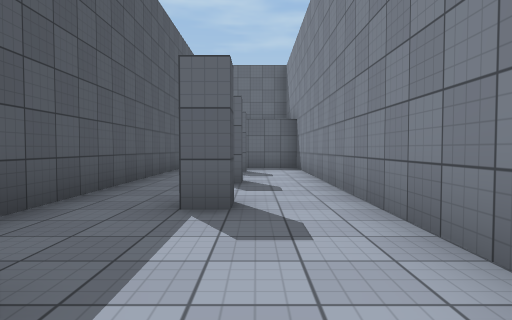
View 1 (above)

12 first-person views from a walk through a 3-D level made in the Unity game engine. The camera is 1.2 m above the floor, tilts 2° down and sees 75° across. The floor is counted in squares, 2 m on a side. Each view is taken from the middle of a square. On the plan, view 1 faces up. The plan holds only what a view shows up to about 10 squares ahead; the rest is blank. The place goes on beyond the plan. The player character is not drawn. Surface patterns are stand-ins for the level's own textures.

View 2
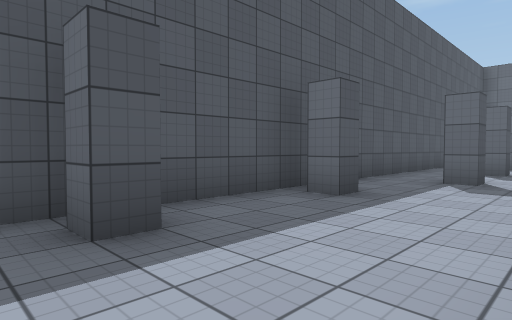

View 3
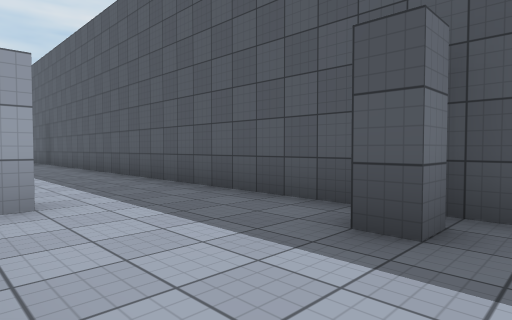

View 4
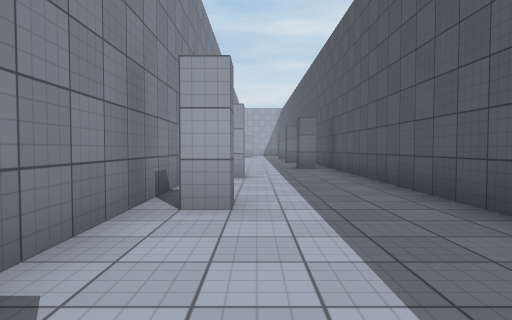

View 5
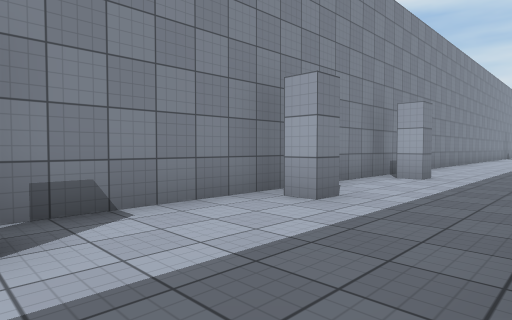

View 6
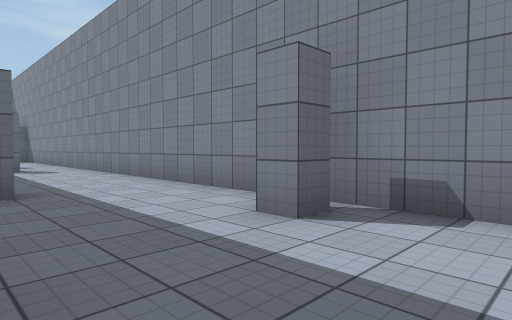

View 7
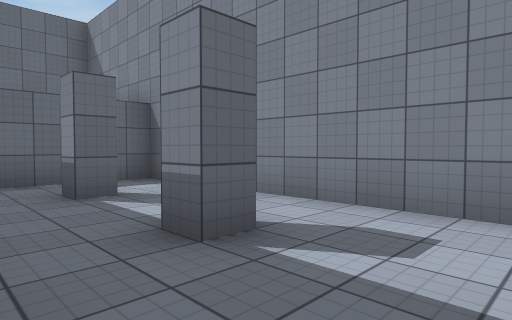

View 8
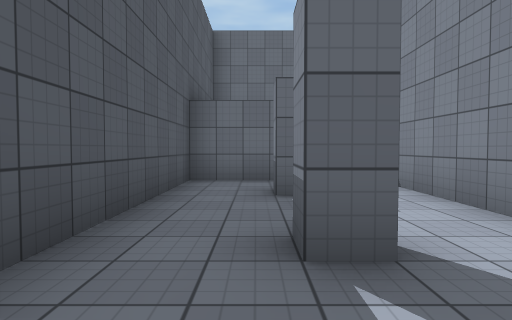

View 9
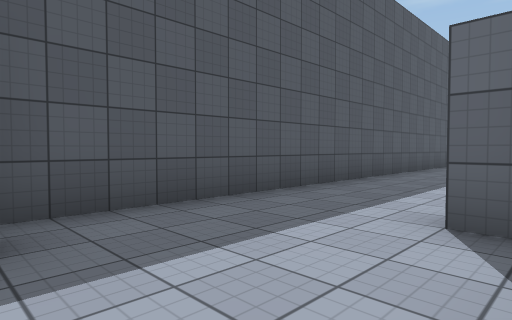

View 10
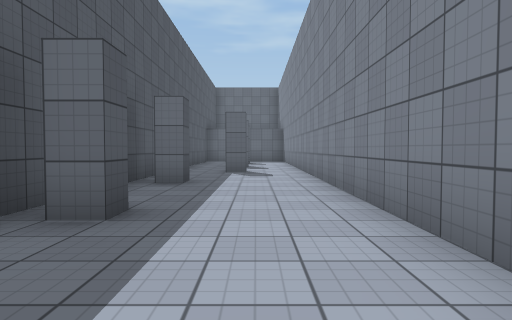

View 11
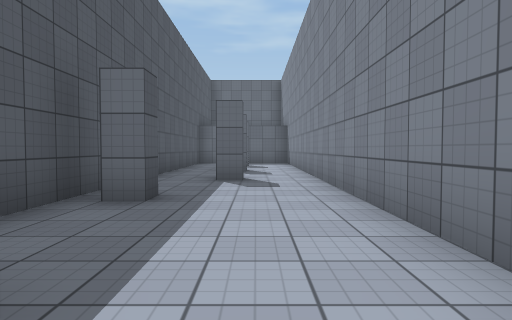

View 12
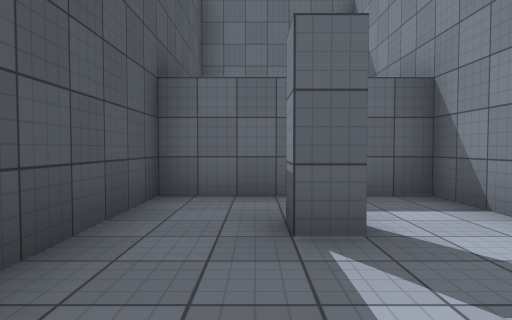

### Floor plan
Points are (right, up) in squares from view 1. A wall is a line through its corners. A room is listed if a view was taken in it or the views show most of it. See-through windows are left out.
Room 1 (views 1, 2, 3, 4, 5, 6, 7, 8, 9, 10, 11, 12)
walls: (-1.9, -1.7) (-1.2, -1.7) (-1.2, -2.2) (-1.8, -2.2); (-1.2, 1.2) (-1.2, 0.8) (-1.8, 0.8); (-0.2, 3.9) (-0.2, 3.3) (-0.8, 3.3); (-0.2, 6.2) (-0.2, 5.7) (-0.7, 5.7) (-0.7, 6.2); (1.3, -13) (1.3, 10.2) (-2.2, 10.2) (-2.2, -15); (-0.1, 8.2) (-0.7, 8.2) (-0.7, 8.8); (-1.8, -14.7) (-1.2, -14.7)

Positions as (right, up) in squares from view 1, and headings:
1: (0, 0), facing up
2: (1, -3), facing up-left
3: (1, -1), facing down-left
4: (0, -5), facing down
5: (-2, -5), facing down-right
6: (-2, -7), facing up-right
7: (-2, 4), facing up-right
8: (-1, 4), facing up
9: (1, -15), facing up-left
10: (0, -5), facing up
11: (0, -3), facing up
12: (-1, 6), facing up
